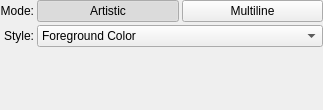
<?xml version="1.0" encoding="UTF-8"?>
<ui version="4.0">
 <class>WdgTextOptions</class>
 <widget class="QWidget" name="WdgTextOptions">
  <property name="geometry">
   <rect>
    <x>0</x>
    <y>0</y>
    <width>323</width>
    <height>110</height>
   </rect>
  </property>
  <property name="windowTitle">
   <string>Text Options</string>
  </property>
  <layout class="QVBoxLayout" name="verticalLayout">
   <property name="leftMargin">
    <number>0</number>
   </property>
   <property name="topMargin">
    <number>0</number>
   </property>
   <property name="rightMargin">
    <number>0</number>
   </property>
   <property name="bottomMargin">
    <number>0</number>
   </property>
   <item>
    <layout class="QGridLayout" name="gridLayout" columnstretch="0,1,1">
     <property name="spacing">
      <number>3</number>
     </property>
     <item row="2" column="1" colspan="2">
      <widget class="QComboBox" name="cmbStyle">
       <item>
        <property name="text">
         <string>Foreground Color</string>
        </property>
       </item>
       <item>
        <property name="text">
         <string>Background Color</string>
        </property>
       </item>
       <item>
        <property name="text">
         <string>Pattern</string>
        </property>
       </item>
       <item>
        <property name="text">
         <string>Gradient</string>
        </property>
       </item>
      </widget>
     </item>
     <item row="0" column="0">
      <widget class="QLabel" name="labelMode">
       <property name="text">
        <string>Mode:</string>
       </property>
       <property name="alignment">
        <set>Qt::AlignRight|Qt::AlignTrailing|Qt::AlignVCenter</set>
       </property>
      </widget>
     </item>
     <item row="2" column="0">
      <widget class="QLabel" name="labelStyle">
       <property name="text">
        <string>Style:</string>
       </property>
       <property name="alignment">
        <set>Qt::AlignRight|Qt::AlignTrailing|Qt::AlignVCenter</set>
       </property>
      </widget>
     </item>
     <item row="0" column="1">
      <widget class="QPushButton" name="buttonArtistic">
       <property name="text">
        <string>Artistic</string>
       </property>
       <property name="checkable">
        <bool>true</bool>
       </property>
       <property name="checked">
        <bool>true</bool>
       </property>
       <property name="flat">
        <bool>false</bool>
       </property>
      </widget>
     </item>
     <item row="0" column="2">
      <widget class="QPushButton" name="buttonMultiline">
       <property name="text">
        <string>Multiline</string>
       </property>
       <property name="checkable">
        <bool>true</bool>
       </property>
       <property name="flat">
        <bool>false</bool>
       </property>
      </widget>
     </item>
    </layout>
   </item>
   <item>
    <widget class="QWidget" name="SpecialSpacer"/>
   </item>
  </layout>
 </widget>
 <resources/>
 <connections/>
</ui>
